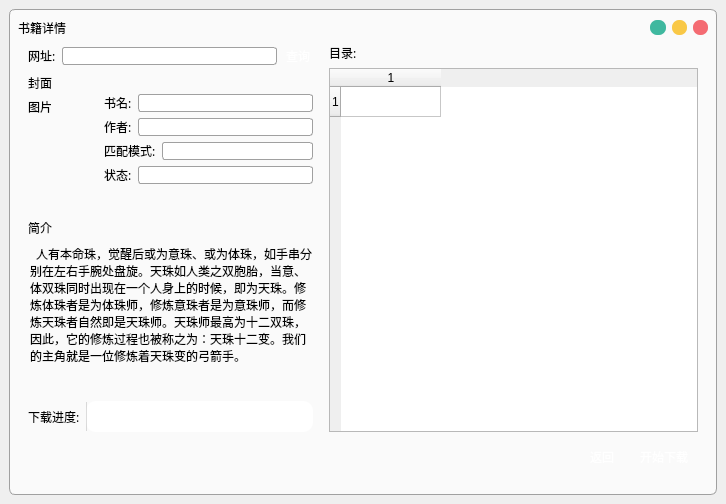
<?xml version="1.0" encoding="UTF-8"?>
<ui version="4.0">
 <class>MainWindow</class>
 <widget class="QMainWindow" name="MainWindow">
  <property name="geometry">
   <rect>
    <x>0</x>
    <y>0</y>
    <width>726</width>
    <height>504</height>
   </rect>
  </property>
  <property name="windowTitle">
   <string>NoverDownloader</string>
  </property>
  <property name="styleSheet">
   <string notr="true">border-color: rgb(60, 12, 255);</string>
  </property>
  <widget class="QWidget" name="centralwidget">
   <layout class="QVBoxLayout" name="verticalLayout_3">
    <item>
     <widget class="QWidget" name="mainWidget" native="true">
      <property name="styleSheet">
       <string notr="true">#mainWidget {
                        background-color: #fafafa;
                        border-width: 1px 1px 1px 1px;
                        border-style: solid;
                        border-color: rgb(160,160,160);
                        border-radius:6px;
                        }
                        QPushButton {

                        background-color: qlineargradient(spread:pad, x1:0, y1:0, x2:1, y2:0, stop:0 rgba(61, 159, 232 ,
                        255), stop:1 rgba(89, 183, 252, 255));
                        padding:10px;
                        color:white;
                        border-radius:10px;

                        }
                        #close_button {
                        padding:5px;
                        border-radius:15px;
                        }

                        QLineEdit {
                        border-width: 1px 1px 1px 1px;
                        border-style: solid;
                        border-color: rgb(160,160,160);
                        border-radius:3px;
                        }
                    </string>
      </property>
      <layout class="QVBoxLayout" name="verticalLayout">
       <item>
        <layout class="QHBoxLayout" name="horizontalLayout_9">
         <item>
          <widget class="QLabel" name="label_7">
           <property name="font">
            <font>
             <family>微软雅黑</family>
            </font>
           </property>
           <property name="text">
            <string>书籍详情</string>
           </property>
          </widget>
         </item>
         <item>
          <spacer name="horizontalSpacer">
           <property name="orientation">
            <enum>Qt::Horizontal</enum>
           </property>
           <property name="sizeHint" stdset="0">
            <size>
             <width>40</width>
             <height>20</height>
            </size>
           </property>
          </spacer>
         </item>
         <item>
          <layout class="QGridLayout" name="gridLayout">
           <item row="0" column="2">
            <widget class="QPushButton" name="close_button">
             <property name="maximumSize">
              <size>
               <width>15</width>
               <height>15</height>
              </size>
             </property>
             <property name="baseSize">
              <size>
               <width>17</width>
               <height>17</height>
              </size>
             </property>
             <property name="styleSheet">
              <string notr="true">background-color: #f46b72;
                                        border-radius:7px;
                                    </string>
             </property>
             <property name="text">
              <string/>
             </property>
             <property name="autoDefault">
              <bool>false</bool>
             </property>
             <property name="default">
              <bool>false</bool>
             </property>
             <property name="flat">
              <bool>false</bool>
             </property>
            </widget>
           </item>
           <item row="0" column="1">
            <widget class="QPushButton" name="title_button_2">
             <property name="maximumSize">
              <size>
               <width>15</width>
               <height>15</height>
              </size>
             </property>
             <property name="styleSheet">
              <string notr="true">background-color: #f9c846;
                                        border-radius:7px;
                                    </string>
             </property>
             <property name="text">
              <string/>
             </property>
            </widget>
           </item>
           <item row="0" column="0">
            <widget class="QPushButton" name="title_button_3">
             <property name="minimumSize">
              <size>
               <width>16</width>
               <height>0</height>
              </size>
             </property>
             <property name="maximumSize">
              <size>
               <width>15</width>
               <height>15</height>
              </size>
             </property>
             <property name="styleSheet">
              <string notr="true">background-color: #3fb89f;
                                        border-radius:7px;
                                    </string>
             </property>
             <property name="text">
              <string/>
             </property>
            </widget>
           </item>
          </layout>
         </item>
        </layout>
       </item>
       <item>
        <layout class="QHBoxLayout" name="horizontalLayout_11" stretch="4,5">
         <property name="leftMargin">
          <number>10</number>
         </property>
         <property name="rightMargin">
          <number>10</number>
         </property>
         <item>
          <layout class="QVBoxLayout" name="verticalLayout_5">
           <property name="rightMargin">
            <number>10</number>
           </property>
           <item>
            <layout class="QHBoxLayout" name="horizontalLayout">
             <item>
              <widget class="QLabel" name="label">
               <property name="font">
                <font>
                 <family>微软雅黑</family>
                </font>
               </property>
               <property name="text">
                <string>网址:</string>
               </property>
              </widget>
             </item>
             <item>
              <widget class="QLineEdit" name="url_input">
               <property name="text">
                <string/>
               </property>
              </widget>
             </item>
             <item>
              <widget class="QPushButton" name="selected_button">
               <property name="styleSheet">
                <string notr="true">padding:3px;
                                                border-radius:1px;
                                            </string>
               </property>
               <property name="text">
                <string>查询</string>
               </property>
              </widget>
             </item>
            </layout>
           </item>
           <item>
            <layout class="QHBoxLayout" name="horizontalLayout_8" stretch="1,3">
             <property name="sizeConstraint">
              <enum>QLayout::SetDefaultConstraint</enum>
             </property>
             <item>
              <layout class="QVBoxLayout" name="verticalLayout_2" stretch="0,0,0">
               <item>
                <widget class="QLabel" name="label_5">
                 <property name="font">
                  <font>
                   <family>微软雅黑</family>
                  </font>
                 </property>
                 <property name="text">
                  <string>封面</string>
                 </property>
                </widget>
               </item>
               <item>
                <widget class="QLabel" name="fengmian">
                 <property name="text">
                  <string>图片</string>
                 </property>
                </widget>
               </item>
               <item>
                <spacer name="verticalSpacer">
                 <property name="orientation">
                  <enum>Qt::Vertical</enum>
                 </property>
                 <property name="sizeHint" stdset="0">
                  <size>
                   <width>20</width>
                   <height>40</height>
                  </size>
                 </property>
                </spacer>
               </item>
              </layout>
             </item>
             <item>
              <layout class="QVBoxLayout" name="verticalLayout_6">
               <item>
                <spacer name="horizontalSpacer_4">
                 <property name="orientation">
                  <enum>Qt::Horizontal</enum>
                 </property>
                 <property name="sizeHint" stdset="0">
                  <size>
                   <width>40</width>
                   <height>20</height>
                  </size>
                 </property>
                </spacer>
               </item>
               <item>
                <layout class="QHBoxLayout" name="horizontalLayout_7">
                 <item>
                  <widget class="QLabel" name="label_2">
                   <property name="font">
                    <font>
                     <family>微软雅黑</family>
                    </font>
                   </property>
                   <property name="text">
                    <string>书名:</string>
                   </property>
                  </widget>
                 </item>
                 <item>
                  <widget class="QLineEdit" name="book_name">
                   <property name="text">
                    <string/>
                   </property>
                  </widget>
                 </item>
                </layout>
               </item>
               <item>
                <layout class="QHBoxLayout" name="horizontalLayout_2">
                 <item>
                  <widget class="QLabel" name="label_4">
                   <property name="font">
                    <font>
                     <family>微软雅黑</family>
                    </font>
                   </property>
                   <property name="text">
                    <string>作者:</string>
                   </property>
                  </widget>
                 </item>
                 <item>
                  <widget class="QLineEdit" name="author">
                   <property name="text">
                    <string/>
                   </property>
                  </widget>
                 </item>
                </layout>
               </item>
               <item>
                <layout class="QHBoxLayout" name="horizontalLayout_6">
                 <item>
                  <widget class="QLabel" name="label_8">
                   <property name="font">
                    <font>
                     <family>微软雅黑</family>
                    </font>
                   </property>
                   <property name="text">
                    <string>匹配模式:</string>
                   </property>
                  </widget>
                 </item>
                 <item>
                  <widget class="QLineEdit" name="mode_name">
                   <property name="text">
                    <string/>
                   </property>
                  </widget>
                 </item>
                </layout>
               </item>
               <item>
                <layout class="QHBoxLayout" name="horizontalLayout_5">
                 <item>
                  <widget class="QLabel" name="label_6">
                   <property name="font">
                    <font>
                     <family>微软雅黑</family>
                    </font>
                   </property>
                   <property name="text">
                    <string>状态:</string>
                   </property>
                  </widget>
                 </item>
                 <item>
                  <widget class="QLineEdit" name="status">
                   <property name="text">
                    <string/>
                   </property>
                  </widget>
                 </item>
                </layout>
               </item>
               <item>
                <spacer name="verticalSpacer_3">
                 <property name="orientation">
                  <enum>Qt::Vertical</enum>
                 </property>
                 <property name="sizeHint" stdset="0">
                  <size>
                   <width>20</width>
                   <height>40</height>
                  </size>
                 </property>
                </spacer>
               </item>
              </layout>
             </item>
            </layout>
           </item>
           <item>
            <widget class="QLabel" name="label_11">
             <property name="text">
              <string>简介</string>
             </property>
            </widget>
           </item>
           <item>
            <widget class="QLabel" name="label_10">
             <property name="maximumSize">
              <size>
               <width>1600000</width>
               <height>16777215</height>
              </size>
             </property>
             <property name="font">
              <font>
               <family>微软雅黑</family>
              </font>
             </property>
             <property name="text">
              <string>  人有本命珠，觉醒后或为意珠、或为体珠，如手串分别在左右手腕处盘旋。天珠如人类之双胞胎，当意、体双珠同时出现在一个人身上的时候，即为天珠。修炼体珠者是为体珠师，修炼意珠者是为意珠师，而修炼天珠者自然即是天珠师。天珠师最高为十二双珠，因此，它的修炼过程也被称之为：天珠十二变。我们的主角就是一位修炼着天珠变的弓箭手。</string>
             </property>
             <property name="textFormat">
              <enum>Qt::PlainText</enum>
             </property>
             <property name="scaledContents">
              <bool>false</bool>
             </property>
             <property name="alignment">
              <set>Qt::AlignLeading|Qt::AlignLeft|Qt::AlignTop</set>
             </property>
             <property name="wordWrap">
              <bool>true</bool>
             </property>
             <property name="indent">
              <number>2</number>
             </property>
            </widget>
           </item>
           <item>
            <spacer name="verticalSpacer_2">
             <property name="orientation">
              <enum>Qt::Vertical</enum>
             </property>
             <property name="sizeHint" stdset="0">
              <size>
               <width>20</width>
               <height>40</height>
              </size>
             </property>
            </spacer>
           </item>
           <item>
            <layout class="QHBoxLayout" name="horizontalLayout_4">
             <item>
              <widget class="QLabel" name="label_9">
               <property name="font">
                <font>
                 <family>微软雅黑</family>
                </font>
               </property>
               <property name="text">
                <string>下载进度:</string>
               </property>
              </widget>
             </item>
             <item>
              <widget class="QProgressBar" name="progress_obj">
               <property name="font">
                <font>
                 <family>Arial</family>
                 <pointsize>14</pointsize>
                </font>
               </property>
               <property name="styleSheet">
                <string notr="true">color:white;
border-radius:10px;</string>
               </property>
               <property name="minimum">
                <number>0</number>
               </property>
               <property name="maximum">
                <number>100</number>
               </property>
               <property name="value">
                <number>0</number>
               </property>
               <property name="textVisible">
                <bool>true</bool>
               </property>
               <property name="textDirection">
                <enum>QProgressBar::TopToBottom</enum>
               </property>
               <property name="format">
                <string>  %p%</string>
               </property>
              </widget>
             </item>
            </layout>
           </item>
          </layout>
         </item>
         <item>
          <layout class="QVBoxLayout" name="verticalLayout_4">
           <item>
            <widget class="QLabel" name="label_3">
             <property name="font">
              <font>
               <family>微软雅黑</family>
              </font>
             </property>
             <property name="text">
              <string>目录:</string>
             </property>
            </widget>
           </item>
           <item>
            <widget class="QTableWidget" name="catalog_table">
             <property name="showGrid">
              <bool>true</bool>
             </property>
             <property name="rowCount">
              <number>1</number>
             </property>
             <property name="columnCount">
              <number>1</number>
             </property>
             <row/>
             <column/>
            </widget>
           </item>
          </layout>
         </item>
        </layout>
       </item>
       <item>
        <layout class="QHBoxLayout" name="horizontalLayout_10">
         <property name="rightMargin">
          <number>10</number>
         </property>
         <property name="bottomMargin">
          <number>10</number>
         </property>
         <item>
          <spacer name="horizontalSpacer_2">
           <property name="orientation">
            <enum>Qt::Horizontal</enum>
           </property>
           <property name="sizeHint" stdset="0">
            <size>
             <width>40</width>
             <height>20</height>
            </size>
           </property>
          </spacer>
         </item>
         <item>
          <layout class="QHBoxLayout" name="horizontalLayout_3">
           <item>
            <widget class="QPushButton" name="pushButton_2">
             <property name="font">
              <font>
               <family>微软雅黑</family>
              </font>
             </property>
             <property name="text">
              <string>返回</string>
             </property>
            </widget>
           </item>
           <item>
            <widget class="QPushButton" name="download_button">
             <property name="font">
              <font>
               <family>微软雅黑</family>
              </font>
             </property>
             <property name="text">
              <string>开始下载</string>
             </property>
            </widget>
           </item>
          </layout>
         </item>
        </layout>
       </item>
      </layout>
     </widget>
    </item>
   </layout>
  </widget>
 </widget>
 <resources/>
 <connections/>
</ui>
